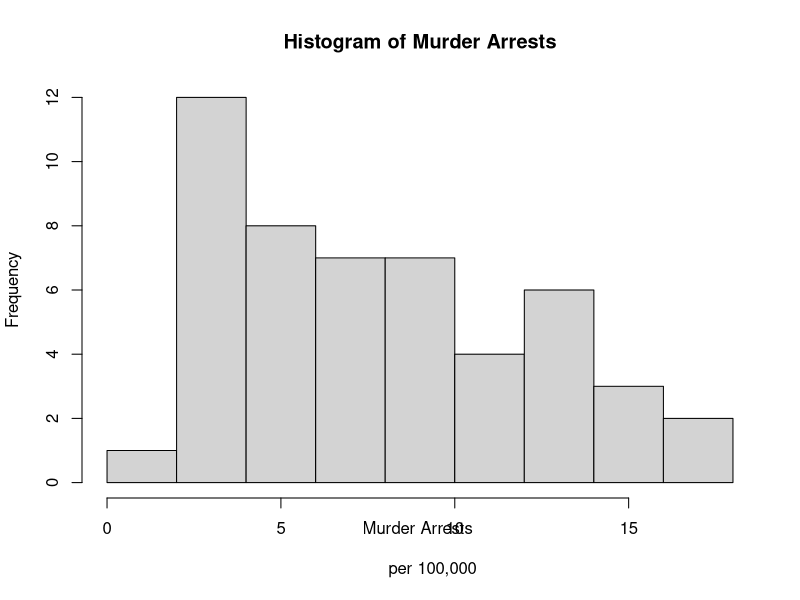
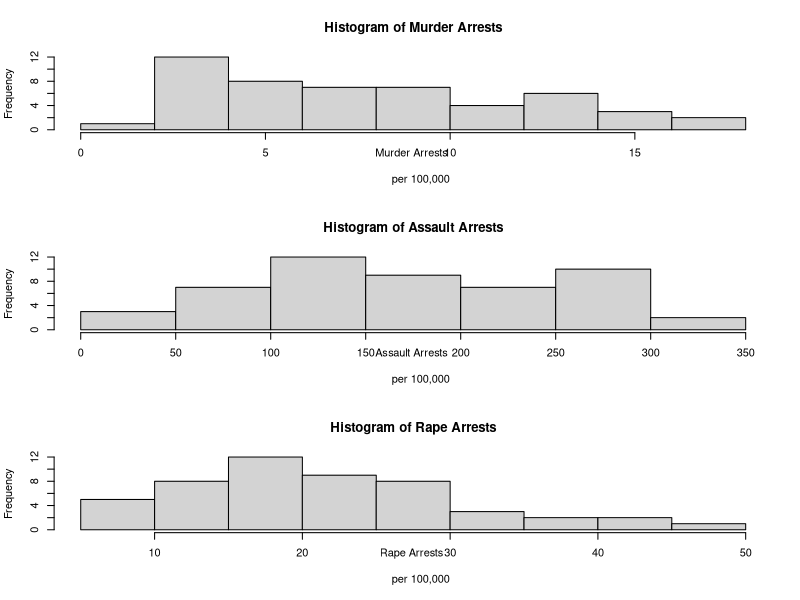

R code for these plots, in order:
## ---- chunk 1
library(datasets)
## ---- chunk 2
dat <- USArrests
## ---- chunk 3
names(dat)
## ---- chunk 4
typeof("Murder")
## ---- chunk 5
?USArrests
## ---- chunk 6
hist(dat$Murder, main="Histogram of Murder Arrests", xlab="Murder Arrests \n 
     per 100,000", ylab="Frequency")
## ---- chunk 7
summary(dat$Murder)
## ---- chunk 8
summary(dat$Assault)
summary(dat$Rape)
## ---- chunk 9
par(mfrow=c(3,1))
hist(dat$Murder, main="Histogram of Murder Arrests", xlab="Murder Arrests \n 
     per 100,000", ylab="Frequency")
hist(dat$Assault, main="Histogram of Assault Arrests", xlab="Assault Arrests \n 
     per 100,000", ylab="Frequency")
hist(dat$Rape, main="Histogram of Rape Arrests", xlab="Rape Arrests \n 
     per 100,000", ylab="Frequency")
